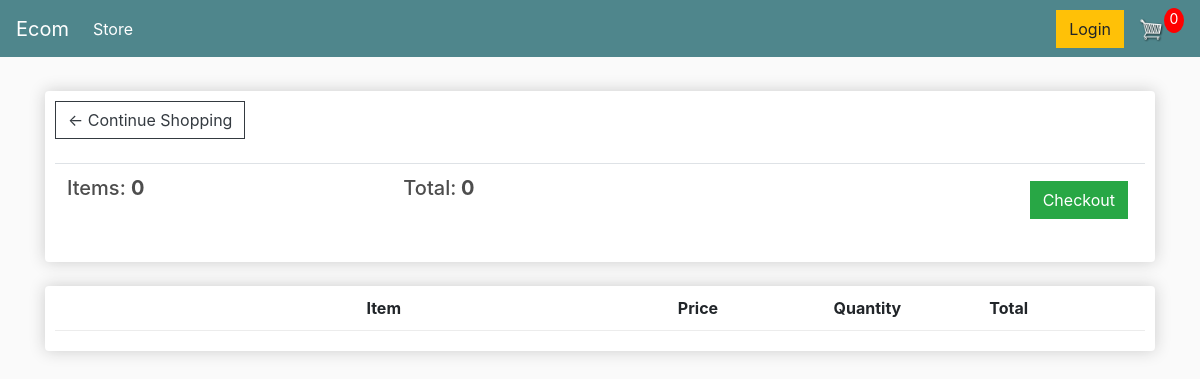
Before: /cart (signed in) with the older database file.
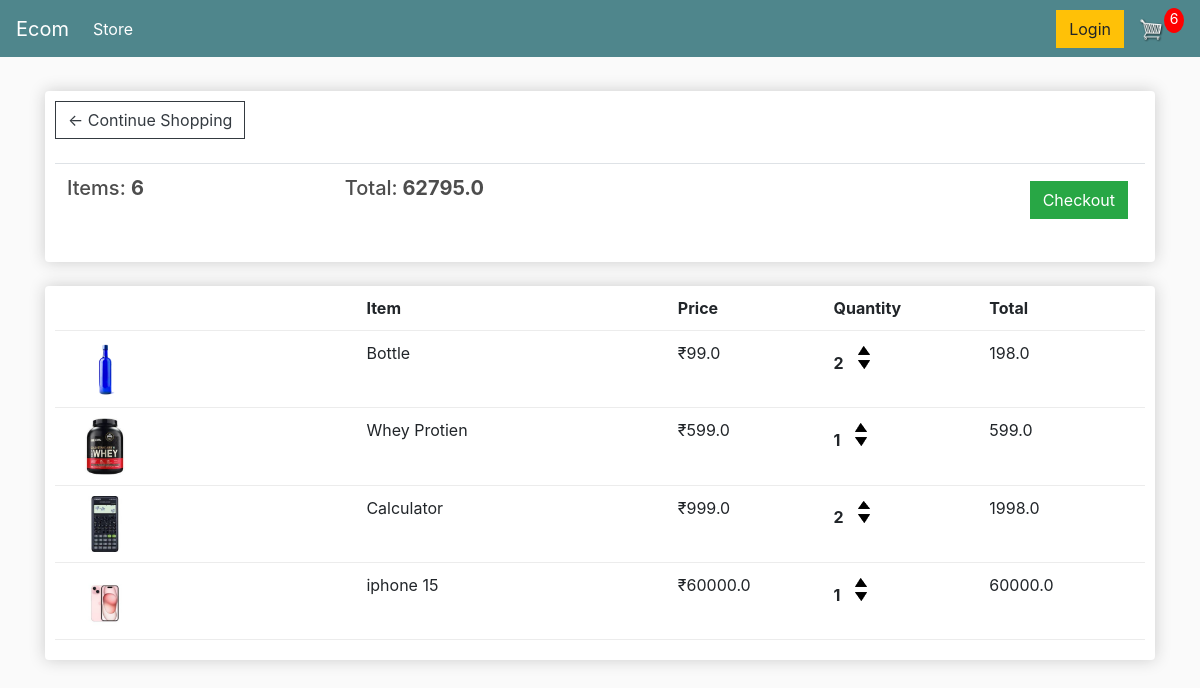
After: the same page with the newer database file.
### store/models.py (models this page shows, shortened)
class Order(models.Model):
    customer=models.ForeignKey(Customer,on_delete=models.SET_NULL,blank=True,null=True)
    date_ordered=models.DateTimeField(auto_now_add=True)
    complete=models.BooleanField(default=False,null=True,blank=False)
    transaction_id=models.CharField(max_length=200,null=True)
    @property
    def get_cart_total(self):
        orderitems=self.orderitem_set.all()
        total=sum([item.get_total for item in orderitems])
        return total
    @property
    def get_cart_items(self):
        orderitems=self.orderitem_set.all()
        total=sum([item.quantity for item in orderitems])
        return total

class OrderItem(models.Model):
    product=models.ForeignKey(Product,on_delete=models.SET_NULL,blank=True,null=True)
    order=models.ForeignKey(Order,on_delete=models.SET_NULL,blank=True,null=True)
    quantity=models.IntegerField(default=0,null=True,blank=True)
    date_added=models.DateTimeField(auto_now_add=True)
    @property
    def get_total(self):
        total=self.product.price*self.quantity
        return total

class Product(models.Model):
    name=models.CharField(max_length=200,null=True)
    price=models.FloatField()
    digital=models.BooleanField(default=False,null=True,blank=False)
    image=models.ImageField(null=True,blank=True)
    @property
    def imageURL(self):
        try:
            url=self.image.url
        except:
            url=""
        return url

### store/views.py (the view)
# urls.py: path('cart',views.cart,name='cart'),
def  cart(request):
    if request.user.is_authenticated:
        customer=request.user.customer
        order,created=Order.objects.get_or_create(customer=customer,complete=False)
        items=order.orderitem_set.all()
        cartItems=order.get_cart_items
    else:
        items=[]
        order={'get_cart_total':0,'get_cart_items':0}
        cartItems=order['get_cart_items']
    context={'items':items,'order':order,'cartItems':cartItems}
    return render(request,'cart.html',context)

### templates/cart.html
{% extends 'main.html' %}
{% load static %}
{% block content %}
	<div class="row">
		<div class="col-lg-12">
			<div class="box-element">
				<a  class="btn btn-outline-dark" href="{% url 'store' %}">&#x2190; Continue Shopping</a>
				<br>
				<br>
				<table class="table">
					<tr>
						<th><h5>Items: <strong>{{order.get_cart_items}}</strong></h5></th>
						<th><h5>Total:<strong> {{order.get_cart_total}}</strong></h5></th>
						<th>
							<a  style="float:right; margin:5px;" class="btn btn-success" href="{% url 'checkout' %}">Checkout</a>
						</th>
					</tr>
				</table>
			</div>
			<br>
			<div class="box-element">
				<div class="cart-row">
					<div style="flex:2"></div>
					<div style="flex:2"><strong>Item</strong></div>
					<div style="flex:1"><strong>Price</strong></div>
					<div style="flex:1"><strong>Quantity</strong></div>
					<div style="flex:1"><strong>Total</strong></div>
				</div>
				{% for item in items %}
				<div class="cart-row">
					<div style="flex:2"><img class="row-image" src="{{item.product.imageURL}}"></div>
					<div style="flex:2"><p>{{item.product.name}}</p></div>
					<div style="flex:1"><p>₹{{item.product.price}}</p></div>
					<div style="flex:1">
						<p class="quantity">{{item.quantity}}</p>
						<div class="quantity">
							<img class="chg-quantity update-cart" data-product={{item.product.id}} data-action="add" src="{% static  'images/arrow-up.png' %}">
							<img class="chg-quantity update-cart" data-product={{item.product.id}} data-action="remove" src="{% static  'images/arrow-down.png' %}">
						</div>
					</div>
					<div style="flex:1"><p>{{item.get_total}}</p></div>
				</div>
				{% endfor %}
			</div>
		</div>
	</div>
{% endblock content %}

### templates/main.html (shortened to what this page needs)
<!DOCTYPE html>
{% load static %}
<html>
<head>
	<link rel="stylesheet" href="https://stackpath.bootstrapcdn.com/bootstrap/4.4.1/css/bootstrap.min.css">
	<link rel="stylesheet" type="text/css" href="{% static 'css/main.css' %}">
</head>
<body>
	<nav class="navbar navbar-expand-lg navbar-dark bg-dark">
	  <a class="navbar-brand" href="{% url 'store' %}">Ecom</a>
	  <div class="collapse navbar-collapse" id="navbarSupportedContent">
	    <ul class="navbar-nav mr-auto">
	      <li class="nav-item active">
	        <a class="nav-link" href="{% url 'store' %}">Store <span class="sr-only">(current)</span></a>
	      </li>
	    </ul>
	    <div class="form-inline my-2 my-lg-0">
	     	<a href="#"class="btn btn-warning">Login</a>
	     	<a href="{% url 'cart' %}">
	    		<img  id="cart-icon" src="{% static 'images/cart.png' %}">
	    	</a>
	    	<p id="cart-total">{{cartItems}}</p>
	    </div>
	  </div>
	</nav>
     <div class="container">
            <br>
            {% block content %}
            {% endblock content %}
         </div>
</body>
</html>

### static/css/main.css (style rules this page uses)
body { background-color: hsl(0, 0%, 98%); }
h1,h2,h3,h4,h5,h6 { color:hsl(0, 0%, 30%); }
.box-element { box-shadow:hsl(0, 0%, 80%) 0 0 16px; background-color: #fff; border-radius: 4px; padding: 10px; }
.bg-dark { background-color: #4f868c!important; }
#cart-icon { width:25px; display: inline-block; margin-left: 15px; }
#cart-total { display: block; text-align: center; color:#fff; background-color: red; width: 20px; height: 25px; border-radius: 50%; font-size: 14px; }
.col-lg-4, .col-lg-6, .col-lg-8, .col-lg-12 { margin-top: 10px; }
.btn { border-radius: 0; }
.row-image { width: 100px; }
.cart-row { display: flex; align-items: flex-stretch; padding-bottom: 10px; margin-bottom: 10px; border-bottom: 1px solid #ececec; }
.quantity { display: inline-block; font-weight: 700; padding-right:10px; }
.chg-quantity { width: 12px; cursor: pointer; display: block; margin-top: 5px; transition:.1s; }

Changed rows visible on the page:
computed for Order: get_cart_items "0" → "6"; get_cart_total "0" → "62795.0"
added OrderItem: product.imageURL (picture), product.name "Bottle", product.price "99.0", quantity "2", get_total "198.0"
added OrderItem: product.imageURL (picture), product.name "Whey Protien", product.price "599.0", quantity "1", get_total "599.0"
added OrderItem: product.imageURL (picture), product.name "Calculator", product.price "999.0", quantity "2", get_total "1998.0"
added OrderItem: product.imageURL (picture), product.name "iphone 15", product.price "60000.0", quantity "1", get_total "60000.0"
Other visible differences:
{{ cartItems }}: "0" → "6"
